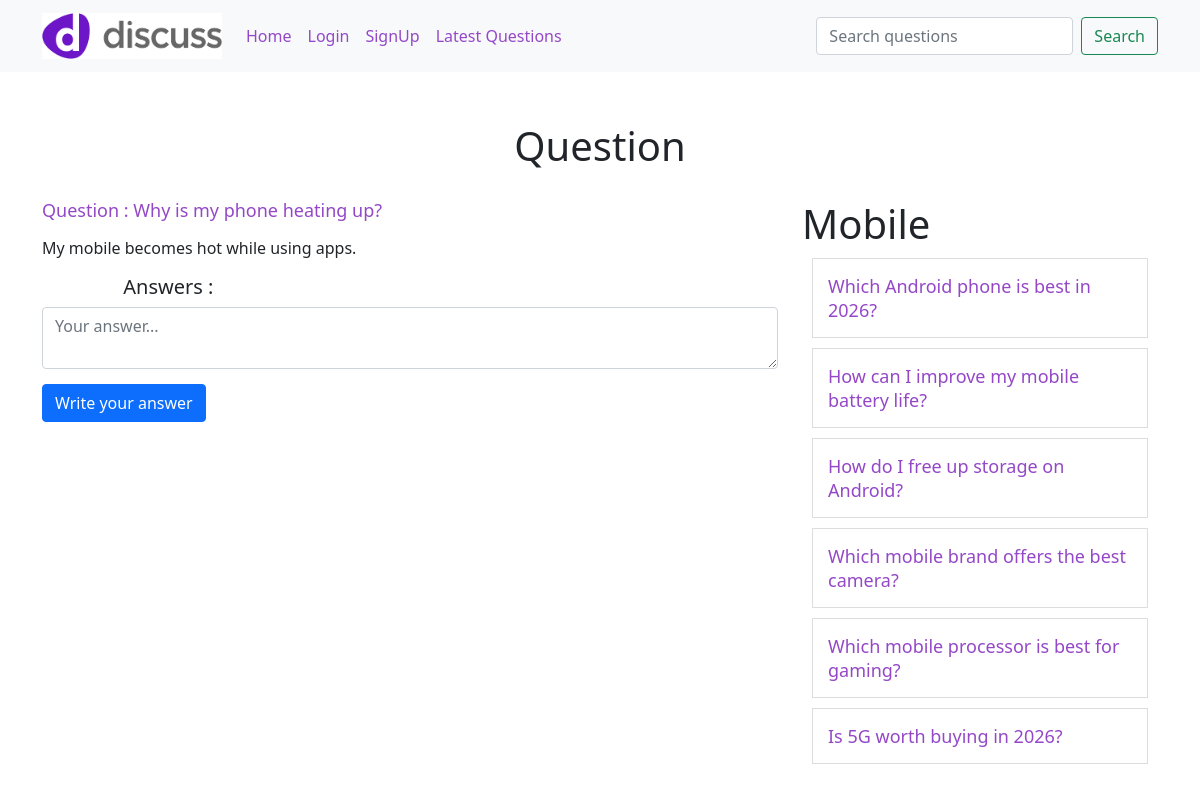
The app's page /discuss/index.php?question_id=4 with its own data.
### tables this page shows
CREATE TABLE `questions` (
  `id` int(11) NOT NULL,
  `title` varchar(255) NOT NULL,
  `description` text NOT NULL,
  `category_id` int(11) NOT NULL,
  `user_id` int(11) NOT NULL
);

CREATE TABLE `category` (
  `id` int(11) NOT NULL,
  `name` varchar(100) NOT NULL
);

### discuss/client/question-details.php (the view, shortened to what this page needs)
<div class="container">
    <h1 class="text-center">Question</h1>
    <div class="row">
        <div class="col-8">
            <?php
            include("./common/db.php");
            $stmt = $conn->prepare("SELECT * FROM questions WHERE id = ?");
            $stmt->bind_param("i", $question_id);
            $stmt->execute();
            $result = $stmt->get_result();
            $row = $result->fetch_assoc();
            $category_id = $row['category_id'];
            echo "<h5 class='margin-bottom-15 question-title'>Question : " . $row['title'] . "</h5>";
            echo "<p class='margin-bottom-15'>" . $row['description'] . "</p>";
            include("./client/answers.php");
            ?>
            <form action="./server/requests.php" method="post">
                <textarea class="form-control margin-bottom-15" name="answer" id="textarea" placeholder="Your answer..."></textarea>
                <button class="btn btn-primary">Write your answer</button>
            </form>
        </div>
        <div class="col-4">
            <?php
            $nameCategoryStmt = $conn->prepare("SELECT name FROM category WHERE id = ?");
            $nameCategoryStmt->bind_param("i", $category_id);
            $nameCategoryStmt->execute();
            $result = $nameCategoryStmt->get_result();
            $categoryRow = $result->fetch_assoc();
            $categoryName = ucfirst($categoryRow['name']);
            echo "<h1>".$categoryName."</h1>";
            $relatedStmt = $conn->prepare("SELECT * FROM questions WHERE category_id = ? AND id != ? ");
            $relatedStmt->bind_param("ii", $category_id, $question_id);
            $relatedStmt->execute();
            $result = $relatedStmt->get_result();
            foreach ($result as $row) {
                $id = $row['id'];
                $title = $row['title'];
                echo "<div>
                        <h5 class='question-list'><a href='?question_id=$id'>$title</a></h5>
                     </div>";
            }
            ?>
        </div>
    </div>
</div>

### discuss/public/style.css (style rules this page uses)
a { color: rgb(148, 72, 199) !important; }
.text-center { text-align: center; margin-top: 50px; margin-bottom: 30px; }
.margin-bottom-15 { margin-bottom: 15px; }
.question-list { border: 1px solid #ddd; padding: 15px; margin: 10px; }
.question-list a, .question-title { text-decoration: none; font-size: 18px; color: #9448c7; }

### records on screen
questions: title "Why is my phone heating up?", description "My mobile becomes hot while using apps."
category: name "Mobile"
questions: title "Which Android phone is best in 2026?"
questions: title "How can I improve my mobile battery life?"
questions: title "How do I free up storage on Android?"
questions: title "Which mobile brand offers the best camera?"
questions: title "Which mobile processor is best for gaming?"
questions: title "Is 5G worth buying in 2026?"
